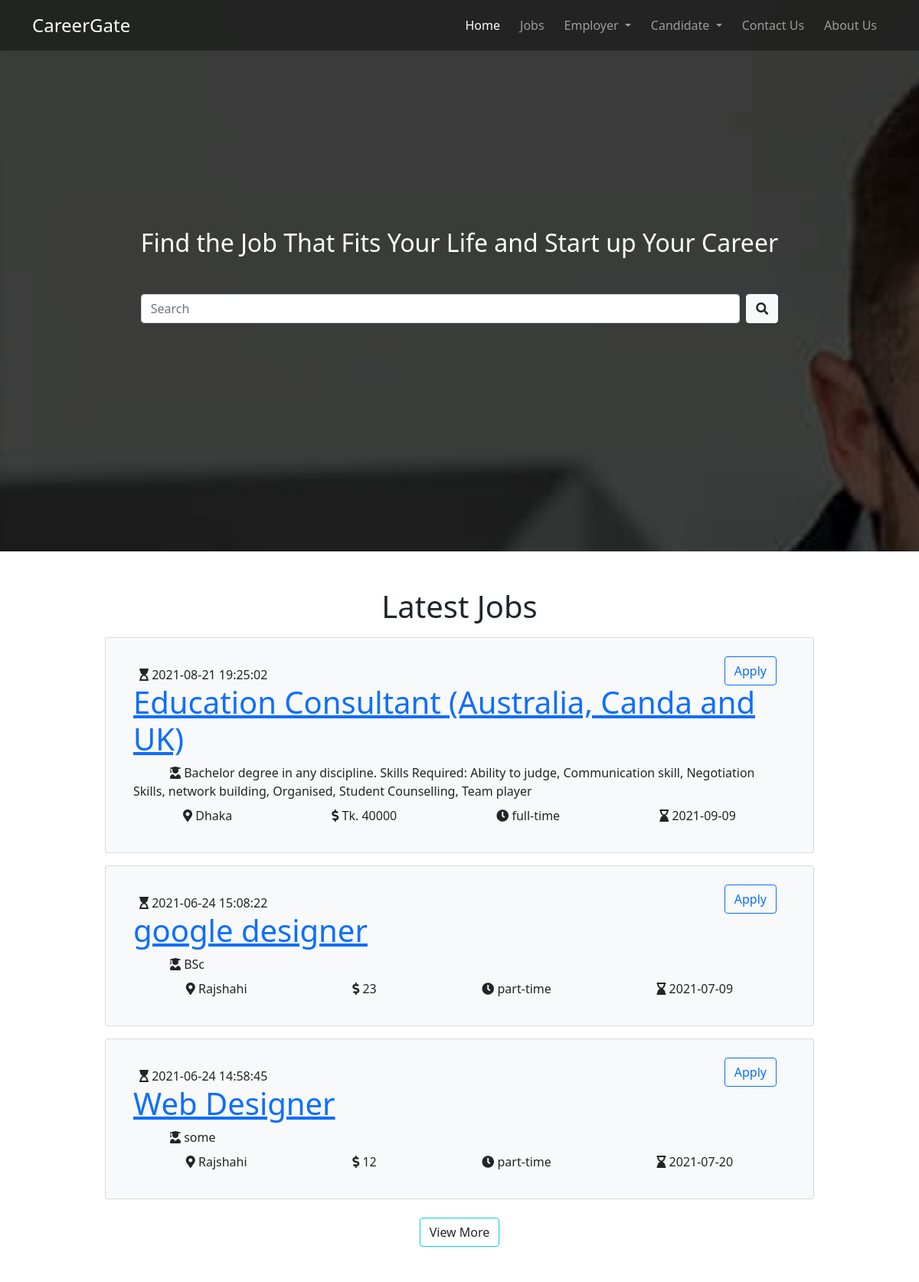
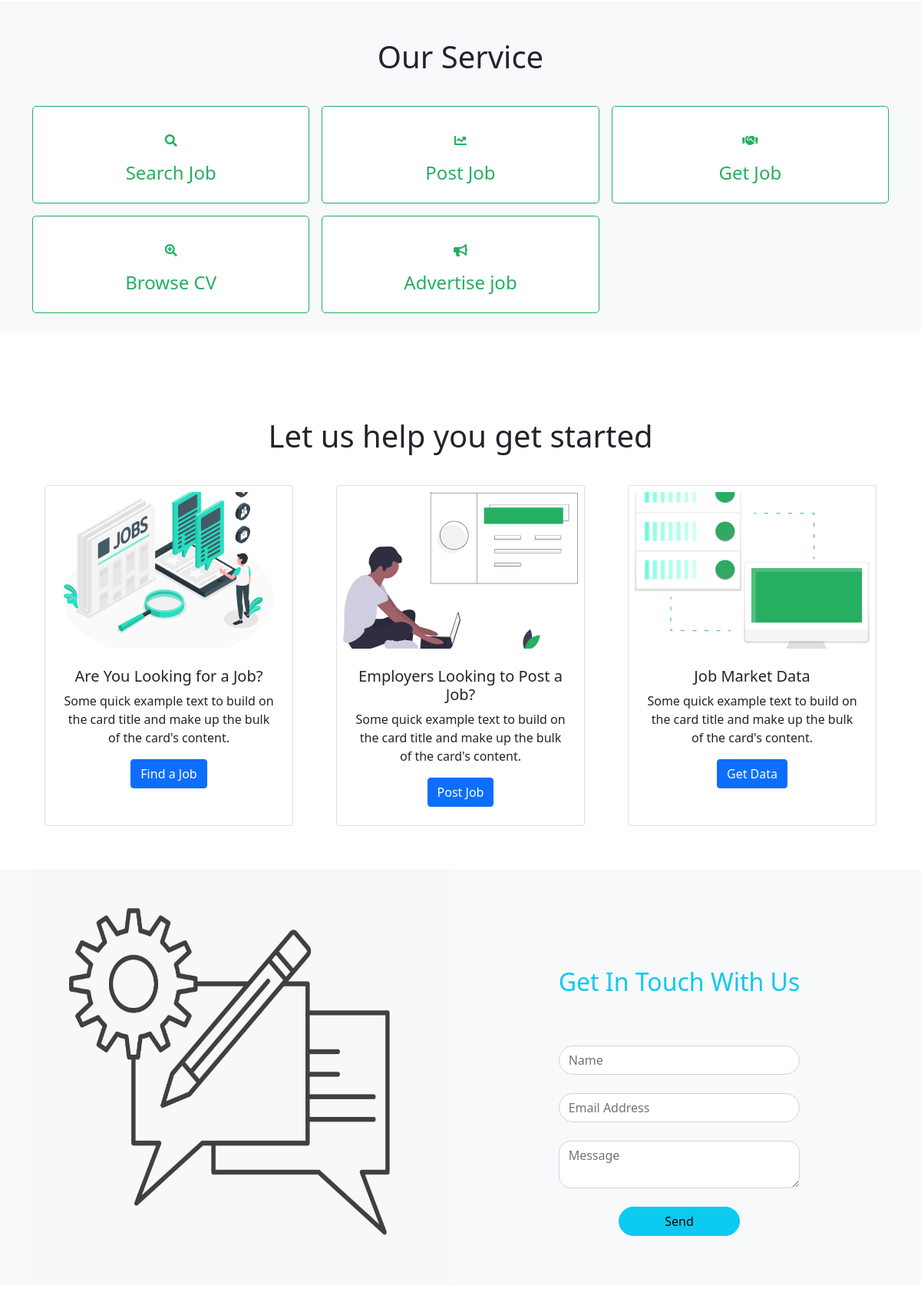
The page / (upper part) on the database its author committed (2 pictures, top to bottom).
### tables this page shows
CREATE TABLE `tbl_jobs` (
  `Id` int(11) NOT NULL,
  `Title` text NOT NULL,
  `Description` varchar(500) NOT NULL,
  `Requirement` varchar(350) NOT NULL,
  `Education` varchar(300) NOT NULL,
  `Location` varchar(100) NOT NULL,
  `Salary` varchar(10) NOT NULL,
  `Job_type` varchar(20) NOT NULL,
  `Comapany_id` int(11) NOT NULL,
  `Dead_line` varchar(15) NOT NULL,
  `Status` int(3) NOT NULL DEFAULT 0,
  `Post_Date` datetime NOT NULL DEFAULT current_timestamp(),
  `Category` varchar(255) DEFAULT NULL,
  `Vacancy` int(11) DEFAULT NULL,
  `InstitutionalName` varchar(255) DEFAULT NULL
);

### index.php (the view, shortened to what this page needs)
<?php
  include_once('inc/dbconnect.php');
?>
<!DOCTYPE html>
<html lang="en">
<head>
    <link rel="stylesheet" href="assets/css/bootstrap.min.css">
    <link rel="stylesheet" href="assets/css/all.min.css">
    <link rel="stylesheet" href="assets/css/index_style.css">
</head>
<body>
 <header id="index-hero">
 <nav class="navbar navbar-expand-lg navbar-dark  fixed-top">
<div class="container">
  <a class="navbar-brand" href="index.php">CareerGate</a>
  <div class="collapse navbar-collapse" id="navbarSupportedContent">
    <ul class="navbar-nav ms-auto mb-2 mb-lg-0">
      <li class="nav-item">
        <a class="nav-link active" aria-current="page" href="index.php">Home</a>
      </li>
      <li class="nav-item">
        <a class="nav-link " href="job_list.php">Jobs</a>
      </li>
      <li class="nav-item dropdown">
        <a class="nav-link dropdown-toggle" href="#" id="navbarDropdown" role="button" data-bs-toggle="dropdown" aria-expanded="false">
          Employer
        </a>
      </li>
      <li class="nav-item dropdown">
        <a class="nav-link dropdown-toggle" href="#" id="navbarDropdown" role="button" data-bs-toggle="dropdown" aria-expanded="false">
              Candidate
        </a>
      </li>
      <li class="nav-item">
        <a class="nav-link " href="#contact">Contact Us</a>
      </li>
      <li class="nav-item">
        <a class="nav-link " href="about.php">About Us</a>
      </li>
    </ul>
  </div>
</div>
</nav>
        <section id="banner">
              <div class="banner-container d-flex justify-content-center align-items-center">
                  <div class="banner-contents text-center text-white">
                      <h2 class="font-weight-bolder  mb-5">Find the Job That Fits Your Life
and Start up Your Career</h2>
                   <div class="">
                   <form action="search.php" method="get" class="d-flex  justify-content-center align-items-center">
                        <input class="form-control me-2" type="search" placeholder="Search" name="search">
                        <button class="btn btn-light" type="submit"><i class="fas fa-search text-dark"></i></button>
                    </form>
                   </div>
                  </div>
              </div>
          </section>
 </header>
<main class="">
       <section class="my-5">
       <div class="container">
              <div class="row">
                  <div class="col-md-1"></div>
                  <div class="col-md-10">
                    <div class="postlist">
                  <h6 class="fw-2 fs-1 text-center">Latest Jobs</h6>
                  <?php
                  $limit = 3;
                      $sql = "SELECT * FROM tbl_jobs where status=1 ORDER BY Id desc LIMIT 0,".$limit;
                      $result = $conn->query($sql);
                        if($result-> num_rows>0){
                          while($row = $result->fetch_assoc()){?>
                    <div class="card mb-3 mt-3 bg-light p-3">
                          <div class="row g-0">
                        <div class="col-md-12 ">
                          <div class="card-body m-1">
                           <?php echo'<span class="mb-2 p-2"><i class="fas fa-hourglass-start"></i>   '.$row['Post_Date'].'</span>'?>
                            <h3 class="card-title display-6 ">
                            <?php echo '<a href="job_details.php?id='.$row['Id'].'" class="">'.$row['Title'].'</a>'?>
                            </h3>
                            <div class="mb-2">
                           <?php echo'<span class="me-auto-4 p-5"><i class="fas fa-user-graduate"></i>   '.$row['Education'].'</span>'?>
                            </div>
                            <div class="d-flex justify-content-around ">
                            <?php echo'<span class=""><i class="fas fa-map-marker-alt"></i>  '.$row['Location'].'</span>'?>
                           <?php echo'<span class=""><i class="fas fa-dollar-sign"></i>  '.$row['Salary'].'</span>'?>
                           <?php echo'<span class=""><i class="fas fa-clock"></i>   '.$row['Job_type'].'</span>'?>
                           <?php echo'<span class=""><i class="fas fa-hourglass-end"  ></i>  '.$row['Dead_line'].'</span>'?>
                            </div>
                            </div>
                            <div class=" position-absolute top-0 end-0  ">
                              <form action="applied.php" class="py-4 mx-5" method="post">
                               <input type="submit"  value="Apply" class="btn btn-outline-primary ">
                              </form>
                            </div>
                          </div>
                        </div>
                      </div>
					   <?php }
                        }
                         else{
                          echo'<h3 class="display-5">No job found!</h3>';
                        }
                  ?>
                      <div class="loadmore text-center mt-4">
                        <input type="button" id="loadBtn " value="View More" class="btn btn-outline-info text-dark">
                      </div>
                    </div>
                   </div>
                  <div class="col-md-1"></div>
                  </div>
              </div>
       </section>
    <section class="bg-light text-center mt-4 mb-3 py-4" >
            <div class="container ">
                <div class="row">
                <div class="my-4">
                  <h5 class="fw-2 fs-1">
                   Our Service
                      </h5>
                </div>
                </div>
          <div class="row row-cols-2 row-cols-lg-3 g-2 g-lg-3">
          <div class="col">
              <div class="p-3 catagory-col "><i class="fas fa-search icon-style rounded-circle"></i>
                    <h4 class="">Search Job</h4>
                    <h5 class=""></h5></div>
            </div>
            <div class="col">
              <div class="p-3 catagory-col "><i class="fas fa-chart-line icon-style rounded-circle "></i>
                    <h4 class="">Post Job </h4>
                    <h5 class=""></h5></div>
            </div>
            <div class="col">
              <div class="p-3 catagory-col "><i class="fas fa-handshake icon-style rounded-circle"></i>
                    <h4 class="">Get Job</h4>
                    <h5 class=""></h5></div>
            </div>
            <div class="col">
              <div class="p-3 catagory-col "><i class="fas fa-search-plus icon-style rounded-circle"></i>
                    <h4 class="">Browse CV</h4>
                    <h5 class=""></h5></div>
            </div>
            <div class="col ">
              <div class="p-3 catagory-col "><i class="fas fa-bullhorn icon-style rounded-circle"></i>
                    <h4 class="">Advertise job</h4>
                    </div>
            </div>
          </div>
        </div>
    </section>
      <section class="mt-4 mb-3 py-4">
        <div class="container mt-5">
          <div class="row text-center">
            <div class="col-lg-12"><h5 class="fw-2 fs-1 py-3">Let us help you get started</h5></div>
          </div>
          <div class="row ">
              <div class="col-lg-4 hlp-style d-flex">
                <div class="card  card-help p-2 m-3 text-center" >
                  <img src="assets/img/find_job.jpg" class="card-img-top " alt="Find Job">
                        <div class="card-body mt-2">
                          <h5 class="card-title">Are You Looking for a Job?</h5>
                          <p class="card-text">Some quick example text to build on the card title and make up the bulk of the card's content.</p>
                          <a href="#" class="btn btn-primary">Find a Job</a>
                        </div>
                  </div>
                </div>
                <div class="col-lg-4 hlp-style d-flex">
                <div class="card card-help p-2 m-3 text-center" >
                  <img src="assets/img/podcast.svg" class="card-img-top " alt="Post Job">
                        <div class="card-body mt-2">
                          <h5 class="card-title">Employers Looking to Post a Job?</h5>
                          <p class="card-text">Some quick example text to build on the card title and make up the bulk of the card's content.</p>
                          <a href="#" class="btn btn-primary">Post Job</a>
                        </div>
                  </div>
                </div>
                <div class="col-lg-4 hlp-style d-flex">
                <div class="card card-help p-2 m-3 text-center" >
                  <img src="assets/img/data-points.svg" class="card-img-top " alt="Job Data">
                        <div class="card-body mt-2">
                          <h5 class="card-title">Job Market Data</h5>
                          <p class="card-text">Some quick example text to build on the card title and make up the bulk of the card's content.</p>
                          <a href="#" class="btn btn-primary">Get Data</a>
                        </div>
                  </div>
                          </div>
          </div>
        </div>
      </section>
      <section class="bg-light " id="contact">
        <div class="container ">
          <div class="row">
            <div class="col-xl-6 col-lg-6 msz-img d-flex d-xl-flex justify-content-center align-content-center">
              <img src="assets/img/msz-img.jpg" alt="Message Image" class="img-fluid d-none d-lg-block">
            </div>
            <div class="col-xl-6 col-lg-6 d-flex d-xl-flex justify-content-center align-content-center">
              <div class="m-3 p-5">
              <h2 class="text-info my-5 fw-1 fs-2 py-3  ">Get In Touch With Us</h2>
              <form action="<?php htmlspecialchars($_SERVER["PHP_SELF"]); ?>" method="post" class="msz-form">
                      <div class="mb-4">
                      <input type="text" class="form-control" name="name" id="fullname" placeholder="Name" required>
                      </div>
                      <div class="mb-4">
                        <input type="email" class="form-control" name="email" id="email" placeholder="Email Address" required>
                      </div>
                      <div class="mb-4">
                        <textarea name="msz" id=""  class="form-control" placeholder="Message" required></textarea>
                      </div>
                      <div class="text-center">
                        <input type="submit" value="Send" class="btn btn-info w-50 ">
                      </div>
              </form>
              </div>
            </div>
          </div>
        </div>
      </section>
</main>
</body>
</html>

### assets/css/index_style.css (style rules this page uses)
header { background-image: url("../img/t4.jpg"); background-position: center; background-attachment: fixed; background-repeat: no-repeat; background-size: cover; }
.navbar { background-color: rgba(0,0,0,0.4); }
.navbar-brand { font-size: 1.5rem; }
.nav-link { color: white; margin: 5px; border-radius: 5px; transition: .4s; }
.banner-container { height: 90vh; background-color: rgba(0, 0, 0, 0.7); }
.catagory-col { border:1px solid #26ae61; border-radius: 5px; transition: .4s; color: #26ae61; background-color: white; }
.icon-style { background: white; color: #26ae61; padding: 15px; margin: 5px 0; }
.card-img-top { width: 100%; height: 17vw; object-fit: cover; }
.card-help { transition: .4s; }
.msz-form input { border-radius: 20px; }
.msz-form textarea { border-radius: 15px; }

### rows shown on the page
tbl_jobs: Post_Date "2021-08-21 19:25:02", Title "Education Consultant (Australia, Canda and UK)", Education "Bachelor degree in any discipline. Skills Required: Ability to judge, Communication skill, Negotiation Skills, network building, Organised, Student Counselling, Team player", Location "Dhaka", Salary "Tk. 40000", Job_type "full-time", Dead_line "2021-09-09"
tbl_jobs: Post_Date "2021-06-24 15:08:22", Title "google designer", Education "BSc", Location "Rajshahi", Salary "23", Job_type "part-time", Dead_line "2021-07-09"
tbl_jobs: Post_Date "2021-06-24 14:58:45", Title "Web Designer", Education "some", Location "Rajshahi", Salary "12", Job_type "part-time", Dead_line "2021-07-20"
